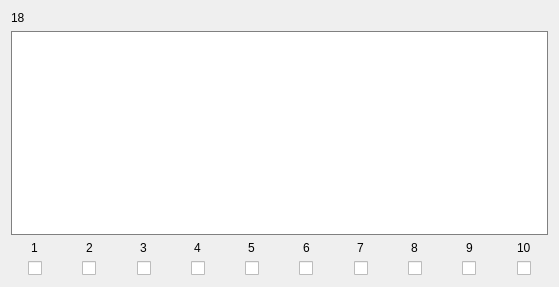
            <widget class="QWidget" name="scrollAreaWidgetContents_160">
             <property name="geometry">
              <rect>
               <x>0</x>
               <y>0</y>
               <width>559</width>
               <height>287</height>
              </rect>
             </property>
             <layout class="QVBoxLayout" name="verticalLayout_106">
              <item>
               <widget class="QLabel" name="Name_18">
                <property name="text">
                 <string>18</string>
                </property>
               </widget>
              </item>
              <item>
               <widget class="QTextEdit" name="Text_18">
                <property name="styleSheet">
                 <string notr="true">border: 1px solid gray</string>
                </property>
               </widget>
              </item>
              <item>
               <layout class="QHBoxLayout" name="horizontalLayout_20">
                <property name="bottomMargin">
                 <number>0</number>
                </property>
                <item>
                 <layout class="QVBoxLayout" name="verticalLayout_183">
                  <property name="rightMargin">
                   <number>0</number>
                  </property>
                  <property name="bottomMargin">
                   <number>0</number>
                  </property>
                  <item alignment="Qt::AlignHCenter">
                   <widget class="QLabel" name="label_162">
                    <property name="text">
                     <string>1</string>
                    </property>
                   </widget>
                  </item>
                  <item alignment="Qt::AlignHCenter">
                   <widget class="QCheckBox" name="Check_18_1">
                    <property name="text">
                     <string/>
                    </property>
                   </widget>
                  </item>
                 </layout>
                </item>
                <item>
                 <layout class="QVBoxLayout" name="verticalLayout_184">
                  <property name="rightMargin">
                   <number>0</number>
                  </property>
                  <property name="bottomMargin">
                   <number>0</number>
                  </property>
                  <item alignment="Qt::AlignHCenter">
                   <widget class="QLabel" name="label_163">
                    <property name="text">
                     <string>2</string>
                    </property>
                   </widget>
                  </item>
                  <item alignment="Qt::AlignHCenter">
                   <widget class="QCheckBox" name="Check_18_2">
                    <property name="text">
                     <string/>
                    </property>
                   </widget>
                  </item>
                 </layout>
                </item>
                <item>
                 <layout class="QVBoxLayout" name="verticalLayout_185">
                  <property name="rightMargin">
                   <number>0</number>
                  </property>
                  <property name="bottomMargin">
                   <number>0</number>
                  </property>
                  <item alignment="Qt::AlignHCenter">
                   <widget class="QLabel" name="label_164">
                    <property name="text">
                     <string>3</string>
                    </property>
                   </widget>
                  </item>
                  <item alignment="Qt::AlignHCenter">
                   <widget class="QCheckBox" name="Check_18_3">
                    <property name="text">
                     <string/>
                    </property>
                   </widget>
                  </item>
                 </layout>
                </item>
                <item>
                 <layout class="QVBoxLayout" name="verticalLayout_186">
                  <property name="rightMargin">
                   <number>0</number>
                  </property>
                  <property name="bottomMargin">
                   <number>0</number>
                  </property>
                  <item alignment="Qt::AlignHCenter">
                   <widget class="QLabel" name="label_165">
                    <property name="text">
                     <string>4</string>
                    </property>
                   </widget>
                  </item>
                  <item alignment="Qt::AlignHCenter">
                   <widget class="QCheckBox" name="Check_18_4">
                    <property name="text">
                     <string/>
                    </property>
                   </widget>
                  </item>
                 </layout>
                </item>
                <item>
                 <layout class="QVBoxLayout" name="verticalLayout_187">
                  <property name="rightMargin">
                   <number>0</number>
                  </property>
                  <property name="bottomMargin">
                   <number>0</number>
                  </property>
                  <item alignment="Qt::AlignHCenter">
                   <widget class="QLabel" name="label_166">
                    <property name="text">
                     <string>5</string>
                    </property>
                   </widget>
                  </item>
                  <item alignment="Qt::AlignHCenter">
                   <widget class="QCheckBox" name="Check_18_5">
                    <property name="text">
                     <string/>
                    </property>
                   </widget>
                  </item>
                 </layout>
                </item>
                <item>
                 <layout class="QVBoxLayout" name="verticalLayout_188">
                  <property name="rightMargin">
                   <number>0</number>
                  </property>
                  <property name="bottomMargin">
                   <number>0</number>
                  </property>
                  <item alignment="Qt::AlignHCenter">
                   <widget class="QLabel" name="label_167">
                    <property name="text">
                     <string>6</string>
                    </property>
                   </widget>
                  </item>
                  <item alignment="Qt::AlignHCenter">
                   <widget class="QCheckBox" name="Check_18_6">
                    <property name="text">
                     <string/>
                    </property>
                   </widget>
                  </item>
                 </layout>
                </item>
                <item>
                 <layout class="QVBoxLayout" name="verticalLayout_189">
                  <property name="rightMargin">
                   <number>0</number>
                  </property>
                  <property name="bottomMargin">
                   <number>0</number>
                  </property>
                  <item alignment="Qt::AlignHCenter">
                   <widget class="QLabel" name="label_168">
                    <property name="text">
                     <string>7</string>
                    </property>
                   </widget>
                  </item>
                  <item alignment="Qt::AlignHCenter">
                   <widget class="QCheckBox" name="Check_18_7">
                    <property name="text">
                     <string/>
                    </property>
                   </widget>
                  </item>
                 </layout>
                </item>
                <item>
                 <layout class="QVBoxLayout" name="verticalLayout_190">
                  <property name="rightMargin">
                   <number>0</number>
                  </property>
                  <property name="bottomMargin">
                   <number>0</number>
                  </property>
                  <item alignment="Qt::AlignHCenter">
                   <widget class="QLabel" name="label_169">
                    <property name="text">
                     <string>8</string>
                    </property>
                   </widget>
                  </item>
                  <item alignment="Qt::AlignHCenter">
                   <widget class="QCheckBox" name="Check_18_8">
                    <property name="text">
                     <string/>
                    </property>
                   </widget>
                  </item>
                 </layout>
                </item>
                <item>
                 <layout class="QVBoxLayout" name="verticalLayout_191">
                  <property name="rightMargin">
                   <number>0</number>
                  </property>
                  <property name="bottomMargin">
                   <number>0</number>
                  </property>
                  <item alignment="Qt::AlignHCenter">
                   <widget class="QLabel" name="label_170">
                    <property name="text">
                     <string>9</string>
                    </property>
                   </widget>
                  </item>
                  <item alignment="Qt::AlignHCenter">
                   <widget class="QCheckBox" name="Check_18_9">
                    <property name="text">
                     <string/>
                    </property>
                   </widget>
                  </item>
                 </layout>
                </item>
                <item>
                 <layout class="QVBoxLayout" name="verticalLayout_192">
                  <property name="rightMargin">
                   <number>0</number>
                  </property>
                  <property name="bottomMargin">
                   <number>0</number>
                  </property>
                  <item alignment="Qt::AlignHCenter">
                   <widget class="QLabel" name="label_171">
                    <property name="text">
                     <string>10</string>
                    </property>
                   </widget>
                  </item>
                  <item alignment="Qt::AlignHCenter">
                   <widget class="QCheckBox" name="Check_18_10">
                    <property name="text">
                     <string/>
                    </property>
                   </widget>
                  </item>
                 </layout>
                </item>
               </layout>
              </item>
             </layout>
            </widget>
